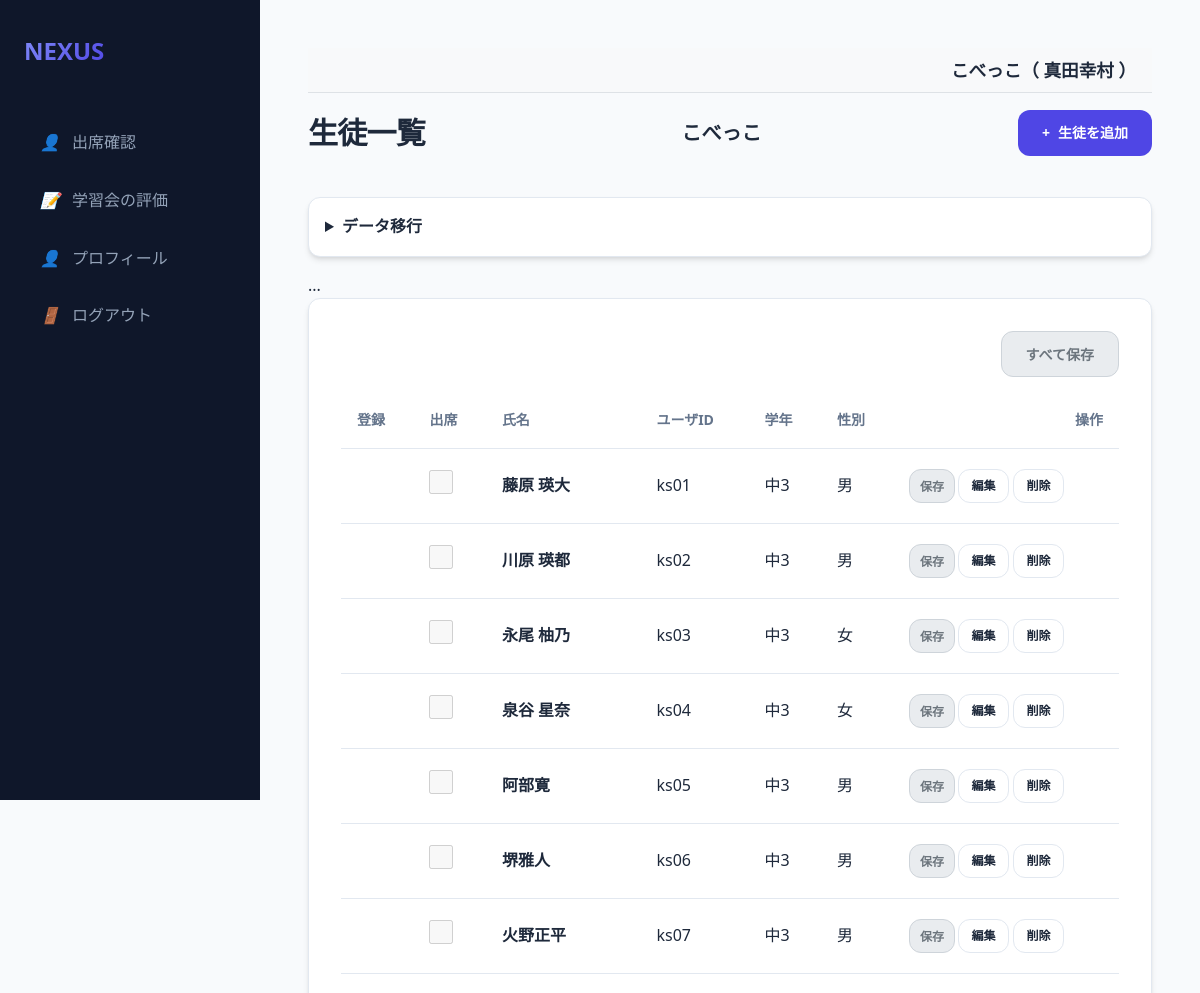
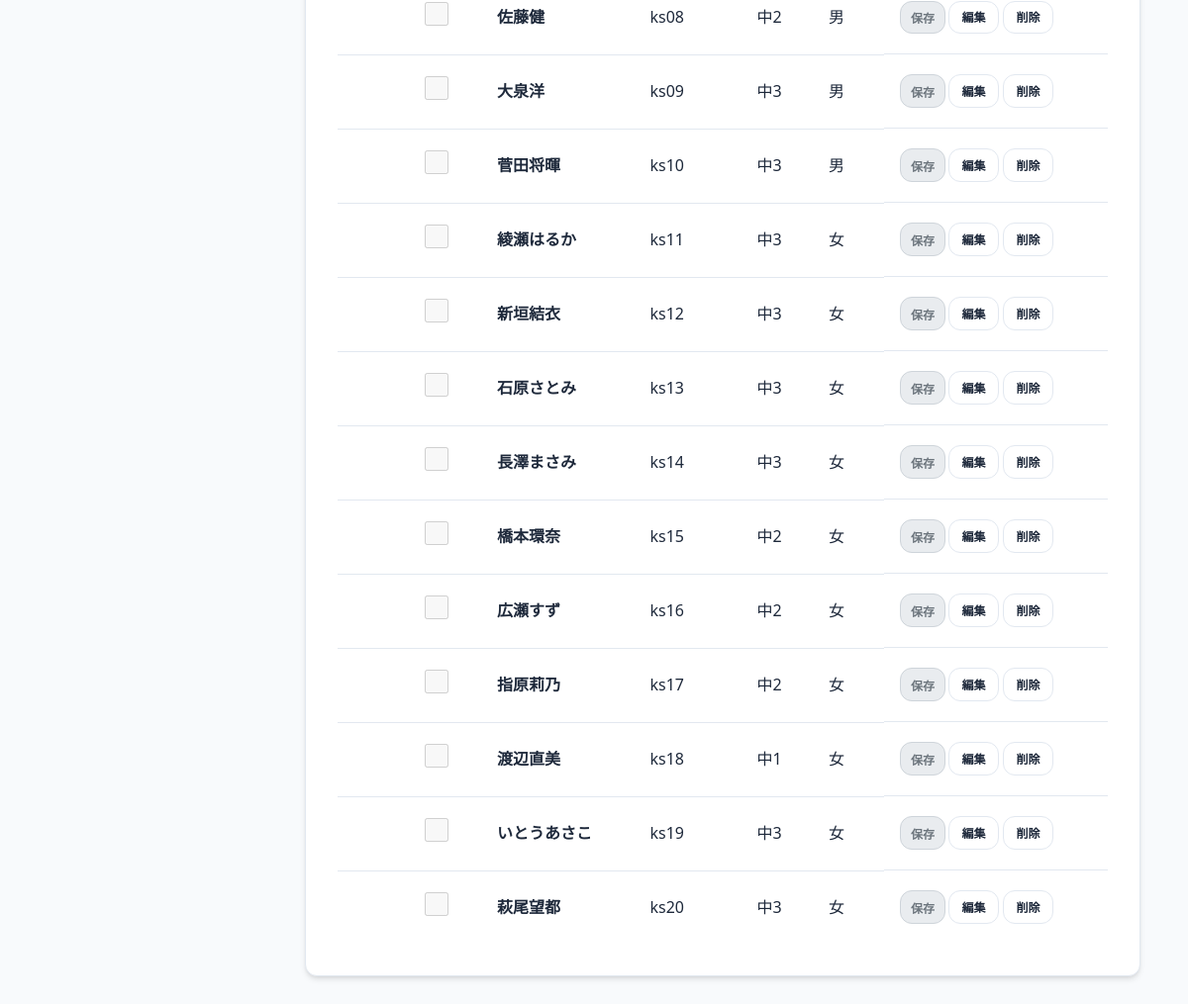
The page /students (signed in) on the database its author committed (2 pictures, top to bottom).
### models.py (models this page shows, shortened)
class Organization(db.Model):
    id = db.Column(db.Integer, primary_key=True)
    name = db.Column(db.String(100), nullable=False)

class User(db.Model):
    id = db.Column(db.Integer, primary_key=True)
    username = db.Column(db.String(50), unique=True, nullable=False)
    name = db.Column(db.String(50), nullable=True)
    password_hash = db.Column(db.String(128), nullable=False)
    is_admin = db.Column(db.Boolean, default=False)
    is_super_admin = db.Column(db.Boolean, default=False)
    is_org_admin = db.Column(db.Boolean, default=False)
    organization_id = db.Column(db.Integer, db.ForeignKey('organization.id'), nullable=True)
    organization = db.relationship('Organization', backref='users')
    teacher_record = db.relationship('Teacher', back_populates='user', uselist=False)
    student_record = db.relationship('Student', back_populates='user', uselist=False)

class Student(db.Model):
    id = db.Column(db.Integer, primary_key=True)
    user_id = db.Column(db.Integer, db.ForeignKey('user.id'), nullable=True)
    user = db.relationship('User', back_populates='student_record')
    organization_id = db.Column(db.Integer, db.ForeignKey('organization.id'), nullable=False)
    organization = db.relationship('Organization')
    default_venue_id = db.Column(db.Integer, db.ForeignKey('venue.id'), nullable=True)
    default_venue = db.relationship('Venue')
    group_id = db.Column(db.Integer, db.ForeignKey('group.id'), nullable=True)
    group = db.relationship('Group', back_populates='students')
    name = db.Column(db.String(50), nullable=False)
    grade = db.Column(db.String(20))
    gender = db.Column(db.String(10))
    pref_gender = db.Column(db.String(10))
    pref_age1020_priority = db.Column(db.Integer, default=2)
    pref_age3040_priority = db.Column(db.Integer, default=2)
    pref_age50_priority = db.Column(db.Integer, default=2)
    attend = db.Column(db.Boolean, default=False)

### app.py (the view, shortened to what this page needs)
@app.route('/students')
@login_required
@organization_required
def students():
    org_id = session['organization_id']
    event_id = session.get('selected_event_id')
    event_info = None
    all_teachers = Teacher.query.filter_by(organization_id=org_id).all()
    all_students = Student.query.filter_by(organization_id=org_id).join(User).order_by(User.username).all()
    venues = Venue.query.filter_by(organization_id=org_id).all()
    saved = request.args.get('saved', False)
    for s in all_students:
        s.attendance = None
    return render_template('students.html', students=all_students, event_info=None, venues=venues)

### app.py (called while the page is built)
@app.after_request
def add_header(response):
    response.headers['Cache-Control'] = 'no-store, no-cache, must-revalidate, max-age=0'
    response.headers['Pragma'] = 'no-cache'
    response.headers['Expires'] = '0'
    return response

def login_required(f):
    @wraps(f)
    def decorated_function(*args, **kwargs):
        if 'user_id' not in session:
            return redirect(url_for('login'))
        return f(*args, **kwargs)
    return decorated_function

def organization_required(f):
    @wraps(f)
    def decorated_function(*args, **kwargs):
        if 'user_id' not in session:
            return redirect(url_for('login'))
        user = db.session.get(User, session['user_id'])
        session['organization_id'] = user.organization_id
        session['org_name'] = user.organization.name
        return f(*args, **kwargs)
    return decorated_function

@app.context_processor
def inject_globals():
    user = None
    group_division_enabled = False
    if 'user_id' in session:
        user = db.session.get(User, session['user_id'])
        if user and user.organization_id:
            cfg = Config.query.filter_by(key='group_division_enabled', organization_id=user.organization_id).first()
            if cfg and cfg.value == 'true':
                group_division_enabled = True
    return dict(current_user=user, group_division_enabled=group_division_enabled)

### templates/students.html (shortened to what this page needs)
{% extends "base.html" %}
{% block content %}
{% set is_event_selected = (event_info is not none) %}
{% set is_event_completed = (event_info and event_info.status == '実施後') %}
{% set is_disabled_inputs = (not is_event_selected or is_event_completed) %}
{% set is_disabled = is_disabled_inputs %}
{% set is_disabled_button = (not is_event_selected) %}
<div class="header">
    <h1>生徒一覧</h1>
    <h2 style="font-size: 1.25rem;">{{ current_user.organization.name if current_user.is_super_admin else session.get('org_name', '不明') }}</h2>
    <a href="/student/add" class="btn btn-primary">
        <span>+</span> 生徒を追加
    </a>
</div>
{% if not event_info %}
<details style="margin-bottom: 1rem;">
    <summary class="card" style="cursor: pointer; padding: 1rem;">
        <h4 style="display: inline;">データ移行</h4>
    </summary>
</details>
{% endif %}
...
<form action="/student/attend_save_all" method="post">
    <div class="card">
        <div style="text-align: right; margin-bottom: 1rem;">
            <button type="submit" class="btn btn-primary" {{ 'disabled' if is_disabled or (event_info and event_info.publish_to == '講師') }}>すべて保存</button>
        </div>
        <div class="table-container">
            <table>
                <thead>
                    <tr>
                        <th>登録</th>
                        <th>出席</th>
                        <th>氏名</th>
                        <th>ユーザID</th>
                        <th>学年</th>
                        <th>性別</th>
                        <th style="text-align: right;">操作</th>
                        </tr>
                        </thead>
                        <tbody>
                        {% for s in students %}
                        <tr>
                        <td>
                            {% set att = s.attendance %}
                        </td>
                        <td>
                            <input type="checkbox" name="attend_{{s.id}}" value="true" {{ 'checked' if s.attendance and s.attendance.attend }}
                                   style="width: 1.5rem; height: 1.5rem;"
                                   class="{{ 'disabled-checkbox' if is_disabled or (event_info and event_info.publish_to == '講師') }}"
                                   onchange="toggleAttendance(this, '{{s.id}}')" {{ 'disabled' if is_disabled or (event_info and event_info.publish_to == '講師') }}>
                        </td>
                        <td><strong>{{s.name}}</strong></td>
                        <td>{{s.user.username if s.user else '-'}}</td>
                        <td>{{s.grade}}</td>
                        <td>{{s.gender}}</td>
                        <td style="text-align: right; display: flex; gap: 0.2rem;">
                            <button type="button" class="btn btn-primary" style="padding: 0.4rem 0.6rem; font-size: 0.75rem;" onclick="submitAttendance('{{s.id}}')" {{ 'disabled' if is_disabled or (event_info and event_info.publish_to == '講師') }}>保存</button>
                            <a href="/student/edit/{{s.id}}" class="btn btn-outline" style="padding: 0.4rem 0.8rem; font-size: 0.75rem;">編集</a>
                            <a href="/student/delete/{{s.id}}" class="btn btn-outline btn-danger" style="padding: 0.4rem 0.8rem; font-size: 0.75rem;" onclick="return confirm('本当に削除しますか？')">削除</a>
                        </td>
                        </tr>
                        {% endfor %}
                        </tbody>
                        </table>
                        </div>
                        </div>
                        </form>
{% endblock %}

### templates/base.html (shortened to what this page needs)
<!DOCTYPE html>
<html lang="ja">
<head>
    <link rel="stylesheet" href="{{ url_for('static', filename='style.css') }}">
</head>
<body>
<aside class="sidebar">
    <a href="/" class="logo">
        <span>NEXUS</span>
    </a>
    <nav class="nav-links">
        {% if current_user.is_admin %}
        <a href="/events" class="nav-item {{ 'active' if request.path == '/events' }}">
            <i>📋</i> イベント管理
        </a>
        <a href="/event/select" class="nav-item {{ 'active' if request.path == '/event/select' }}">
            <i>📅</i> イベント一覧
        </a>
        <a href="/venues" class="nav-item {{ 'active' if request.path == '/venues' }}">
            <i>📍</i> 会場一覧
        </a>
        <a href="/settings" class="nav-item {{ 'active' if request.path == '/settings' }}">
            <i>⚙️</i> 設定
        </a>
        {% if group_division_enabled %}
        <a href="/groups" class="nav-item {{ 'active' if request.path == '/groups' }}">
            <i>👥</i> グループ設定
        </a>
        {% endif %}
        <a href="/prohibited_matches" class="nav-item {{ 'active' if request.path == '/prohibited_matches' }}">
            <i>🚫</i> マッチング禁止
        </a>
        {% if session.get('selected_event_name', '')|trim == '学習会' and session.get('selected_event_status', '')|trim == '実施後' %}
        <a href="/evaluation/teacher" class="nav-item {{ 'active' if request.path == '/evaluation/teacher' }}">
            <i>🧑‍🏫</i> 講師による評価
        </a>
        <a href="/evaluation/student" class="nav-item {{ 'active' if request.path == '/evaluation/student' }}">
            <i>🎓</i> 生徒の感想
        </a>
        {% else %}
        <a href="/teachers" class="nav-item {{ 'active' if request.path == '/teachers' }}">
            <i>🧑‍🏫</i> 講師一覧
        </a>
        <a href="/students" class="nav-item {{ 'active' if request.path == '/students' }}">
            <i>🎓</i> 生徒一覧
        </a>
        {% if session.get('selected_event_name', '')|trim == '学習会' and session.get('selected_event_status', '')|trim == '実施' %}
        <a href="/matching/setup" class="nav-item {{ 'active' if request.path == '/matching/setup' }}">
            <i>🔄</i> マッチング実行
        </a>
        <a href="/result" class="nav-item {{ 'active' if request.path == '/result' }}">
            <i>📊</i> マッチング結果
        </a>
        <a href="/matching/adjustment" class="nav-item {{ 'active' if request.path == '/matching/adjustment' }}">
            <i>🛠️</i> マッチング調整
        </a>
        {% endif %}
        {% endif %}
        {% if current_user.is_super_admin %}
        <a href="/users" class="nav-item {{ 'active' if request.path == '/users' }}">
            <i>⚙️</i> 管理者一覧
        </a>
        <a href="/organizations" class="nav-item {{ 'active' if request.path == '/organizations' }}">
            <i>🏢</i> 組織一覧
        </a>
        {% endif %}
        {% elif current_user.teacher_record %}
        <a href="{{ url_for('teacher_dashboard') }}" class="nav-item {{ 'active' if request.path == '/teacher/dashboard' }}">
            <i>👤</i> 出席確認
        </a>
        <a href="{{ url_for('teacher_evaluation') }}" class="nav-item {{ 'active' if request.path == '/teacher/evaluation' }}">
            <i>📝</i> 学習会の評価
        </a>
        <a href="{{ url_for('teacher_edit', id=current_user.teacher_record.id) }}" class="nav-item {{ 'active' if request.path == url_for('teacher_edit', id=current_user.teacher_record.id) }}">
            <i>👤</i> プロフィール
        </a>
        {% endif %}
        <a href="{{ url_for('logout') }}" class="nav-item">
            <i>🚪</i> ログアウト
        </a>
    </nav>
</aside>
<main class="main-content">
    {% if current_user %}
    <div style="background-color: #f8f9fa; padding: 0.5rem 1rem; margin-bottom: 1rem; border-bottom: 1px solid #dee2e6; text-align: right; font-size: 1.1rem; font-weight: bold;">
        {{ current_user.organization.name if current_user.organization else '組織なし' }}（
        {% if current_user.name %}
            {{ current_user.name }}
        {% elif current_user.teacher_record %}
            {{ current_user.teacher_record.name }}
        {% elif current_user.student_record %}
            {{ current_user.student_record.name }}
        {% else %}
            {{ current_user.username }}
        {% endif %}
        ）
    </div>
    {% endif %}
    {% block content %}{% endblock %}
</main>
</body>
</html>

### static/style.css (style rules this page uses)
:root { --primary: #4f46e5; --primary-hover: #4338ca; --bg-main: #f8fafc; --bg-card: #ffffff; --text-main: #1e293b; --text-muted: #64748b; --border: #e2e8f0; --shadow: 0 4px 6px -1px rgb(0 0 0 / 0.1), 0 2px 4px -2px rgb(0 0 0 / 0.1); --radius: 0.75rem; --sidebar-w: 260px; }
* { margin: 0; padding: 0; box-sizing: border-box; }
body { font-family: "Segoe UI", "Hiragino Kaku Gothic ProN", "Hiragino Sans", "Meiryo", sans-serif; background-color: var(--bg-main); color: var(--text-main); line-height: 1.6; display: flex; min-height: 100vh; }
.sidebar { width: var(--sidebar-w); background-color: #0f172a; color: white; padding: 2rem 1.5rem; display: flex; flex-direction: column; position: fixed; height: 100vh; transition: all 0.3s ease; }
.logo { font-size: 1.5rem; font-weight: 800; margin-bottom: 3rem; display: flex; align-items: center; gap: 0.75rem; color: #f8fafc; text-decoration: none; }
.logo span { background: linear-gradient(135deg, #818cf8, #4f46e5); -webkit-background-clip: text; -webkit-text-fill-color: transparent; }
.nav-links { display: flex; flex-direction: column; gap: 0.5rem; }
.nav-item { padding: 0.75rem 1rem; color: #94a3b8; text-decoration: none; border-radius: var(--radius); display: flex; align-items: center; gap: 0.75rem; transition: all 0.2s; }
.main-content { margin-left: var(--sidebar-w); flex: 1; padding: 3rem; max-width: 1200px; }
.header { display: flex; justify-content: space-between; align-items: center; margin-bottom: 2.5rem; }
h1 { font-size: 1.875rem; font-weight: 700; letter-spacing: -0.025em; }
.card { background: var(--bg-card); border: 1px solid var(--border); border-radius: var(--radius); padding: 2rem; box-shadow: var(--shadow); }
.table-container { overflow-x: auto; }
table { width: 100%; border-collapse: collapse; text-align: left; }
th { padding: 1rem; border-bottom: 1px solid var(--border); font-size: 0.875rem; text-transform: uppercase; color: var(--text-muted); font-weight: 600; }
td { padding: 1.25rem 1rem; border-bottom: 1px solid var(--border); }
tr:last-child td { border-bottom: none; }
input, select, textarea { width: 100%; padding: 0.75rem 1rem; border: 1px solid var(--border); border-radius: var(--radius); font-size: 1rem; transition: border-color 0.2s; background-color: #fff; }
.btn { display: inline-flex; align-items: center; justify-content: center; padding: 0.75rem 1.5rem; font-size: 0.875rem; font-weight: 600; border-radius: var(--radius); cursor: pointer; transition: all 0.2s; text-decoration: none; border: none; gap: 0.5rem; }
.btn-primary { background-color: var(--primary); color: white; }
.btn-danger { background-color: #ef4444; color: white; }
.btn-outline { background-color: transparent; border: 1px solid var(--border); color: var(--text-main); }

### templates/students.html (style rules this page uses)
select:disabled, input[type="checkbox"]:disabled, button:disabled, .disabled-checkbox { background-color: #e9ecef; color: #6c757d; border: 1px solid #ced4da; }

### rows shown on the page
Organization: organization "こべっこ"
User: name "真田幸村", organization "こべっこ"
Student: name "藤原 瑛大", user "ks01", grade "中3", gender "男"
Student: name "川原 瑛都", user "ks02", grade "中3", gender "男"
Student: name "永尾 柚乃", user "ks03", grade "中3", gender "女"
Student: name "泉谷 星奈", user "ks04", grade "中3", gender "女"
Student: name "阿部寛", user "ks05", grade "中3", gender "男"
Student: name "堺雅人", user "ks06", grade "中3", gender "男"
Student: name "火野正平", user "ks07", grade "中3", gender "男"
Student: name "佐藤健", user "ks08", grade "中2", gender "男"
Student: name "大泉洋", user "ks09", grade "中3", gender "男"
Student: name "菅田将暉", user "ks10", grade "中3", gender "男"
Student: name "綾瀬はるか", user "ks11", grade "中3", gender "女"
Student: name "新垣結衣", user "ks12", grade "中3", gender "女"
Student: name "石原さとみ", user "ks13", grade "中3", gender "女"
Student: name "長澤まさみ", user "ks14", grade "中3", gender "女"
Student: name "橋本環奈", user "ks15", grade "中2", gender "女"
Student: name "広瀬すず", user "ks16", grade "中2", gender "女"
Student: name "指原莉乃", user "ks17", grade "中2", gender "女"
Student: name "渡辺直美", user "ks18", grade "中1", gender "女"
Student: name "いとうあさこ", user "ks19", grade "中3", gender "女"
Student: name "萩尾望都", user "ks20", grade "中3", gender "女"
